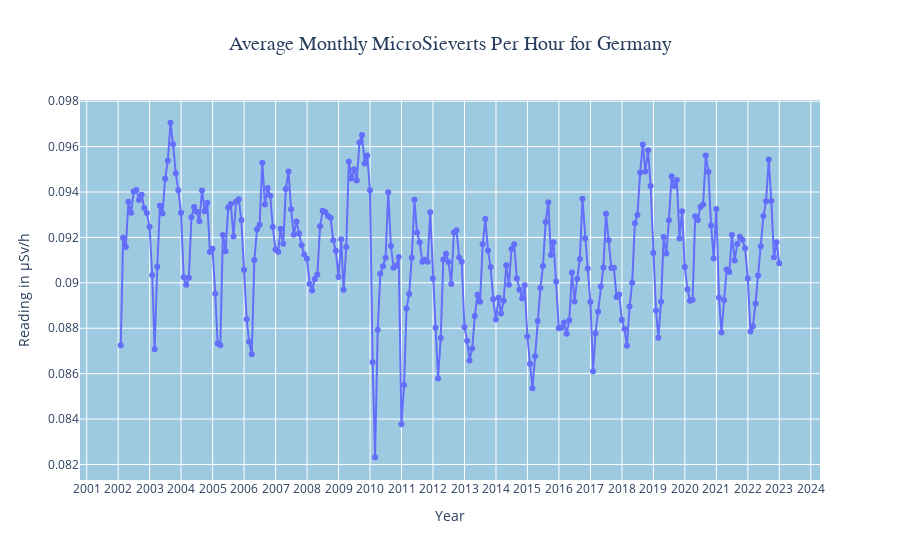

Notebook code cell kept with this figure:
### Code cell
# Visualization for Average monthly reading in μSv/h for Germany
fig = px.line(
    germ_country_mean,
    x='end_date',
    y='reading',
    markers=True,
    title='Average Monthly MicroSieverts Per Hour for Germany',
)
fig.update_layout(
    xaxis_title='Year',
    yaxis_title='Reading in μSv/h',
    title_font=dict(family='Arial', size=20),
    title_x=0.5,
    xaxis=dict(dtick='M12'), 
    plot_bgcolor='#9ecae1'
)
fig.show()

### Figure 1 — Plotly figure (JSON) as saved in the notebook; plotly's stock layout.template omitted (floating-point values rounded to 4 significant figures; data arrays with more than 128 entries replaced by an {"elided": "..."} marker saying what was removed)
{"data": [{"hovertemplate": "end_date=%{x}<br>reading=%{y}<extra></extra>", "legendgroup": "", "line": {"color": "#636efa", "dash": "solid"}, "marker": {"symbol": "circle"}, "mode": "lines+markers", "name": "", "orientation": "v", "showlegend": false, "type": "scatter", "x": {"elided": "252 str values"}, "xaxis": "x", "y": {"elided": "252 float values"}, "yaxis": "y"}], "layout": {"legend": {"tracegroupgap": 0}, "plot_bgcolor": "#9ecae1", "title": {"font": {"family": "Arial", "size": 20}, "text": "Average Monthly MicroSieverts Per Hour for Germany", "x": 0.5}, "xaxis": {"anchor": "y", "domain": [0, 1], "dtick": "M12", "title": {"text": "Year"}}, "yaxis": {"anchor": "x", "domain": [0, 1], "title": {"text": "Reading in μSv/h"}}}}
